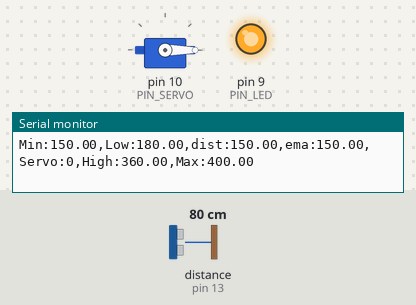
Recording of a sketch running on a simulated Arduino Uno, built with avr-gcc and run on an emulated ATmega328P. Shown: servo, output pins drawn as LEDs (lit = HIGH), the last lines printed to the serial monitor. Wiring (inferred from the names in the program): ultrasonic range finder: trigger pin 12; echo pin 13. Inputs (shaded band) come from the test bench; at power-on: distance to the obstacle (sensor on pin 13) 80 cm. The echo pulse lasts 58.3 µs per cm; pins used as bus, display or sensor lines are not drawn.

Above: at 1.2 s.
1.3 s: distance to the obstacle (sensor on pin 13) set to 43 cm
2.8 s: distance to the obstacle (sensor on pin 13) set to 39 cm
At 3.9 s:
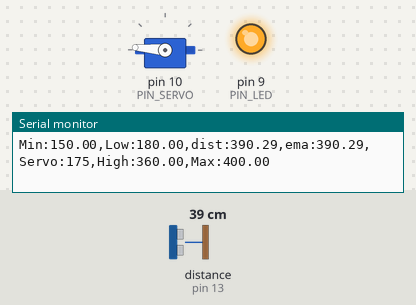
4.3 s: distance to the obstacle (sensor on pin 13) set to 18 cm
At 4.36 s:
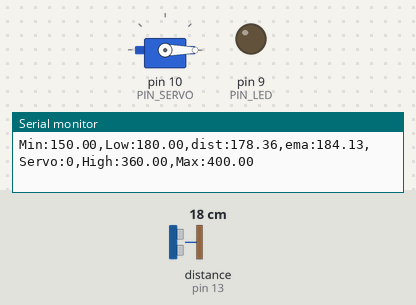
5.9 s: distance to the obstacle (sensor on pin 13) set to 35 cm
At 6.3 s:
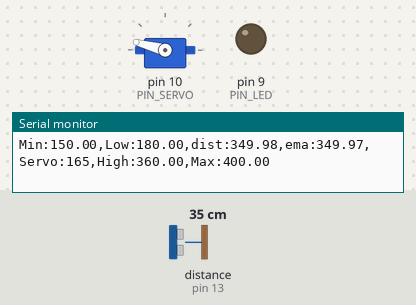
Timing chart, 0 to 8.5 s (numbered marks = the images above; inputs shaded):
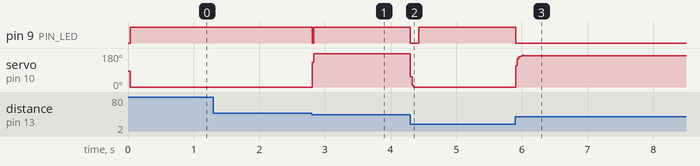

Measured:
- the behaviour switches between 40 and 39 cm on distance to the obstacle (sensor on pin 13) (found by bisection; images 0 and 1)
- after the input at 2.8 s, pin 9 (PIN_LED): HIGH → LOW at once, → HIGH 0.02 s later; servo on pin 10 (PIN_SERVO): 0° → 175° at once
- after the input at 4.3 s, pin 9 (PIN_LED): HIGH → LOW at once, → HIGH 0.12 s later; servo on pin 10 (PIN_SERVO): 175° → 0° at once
- after the input at 5.9 s, pin 9 (PIN_LED): HIGH → LOW at once; servo on pin 10 (PIN_SERVO): 0° → 165° at once

The sketch:

11_example_1.ino
```cpp
#include <Servo.h>

// Arduino pin assignment
#define PIN_LED   9   // LED active-low
#define PIN_TRIG  12  // sonar sensor TRIGGER
#define PIN_ECHO  13  // sonar sensor ECHO
#define PIN_SERVO 10  // servi motor

// configurable parameters for sonar
#define SND_VEL 346.0     // sound velocity at 24 celsius degree (unit: m/sec)
#define INTERVAL 25      // sampling interval (unit: msec)
#define PULSE_DURATION 10 // ultra-sound Pulse Duration (unit: usec)
#define _DIST_MIN 150.0   // minimum distance to be measured (unit: mm)
#define _DIST_MAX 400.0   // maximum distance to be measured (unit: mm)

#define TIMEOUT ((INTERVAL / 2) * 1000.0) // maximum echo waiting time (unit: usec)
#define SCALE (0.001 * 0.5 * SND_VEL) // coefficent to convert duration to distance

#define _EMA_ALPHA 0.7    // EMA weight of new sample (range: 0 to 1)
                          // Setting EMA to 1 effectively disables EMA filter.

// Target Distance
#define _TARGET_LOW  180.0
#define _TARGET_HIGH 360.0

// duty duration for myservo.writeMicroseconds()
// NEEDS TUNING (servo by servo)

#define _DUTY_MIN 450 // servo full clockwise position (0 degree)
#define _DUTY_NEU 1400 // servo neutral position (90 degree)
#define _DUTY_MAX 2350 // servo full counterclockwise position (180 degree)

// global variables
float  dist_ema, dist_prev = _DIST_MAX; // unit: mm
unsigned long last_sampling_time;       // unit: ms

Servo myservo;

void setup() {
  // initialize GPIO pins
  pinMode(PIN_LED, OUTPUT);
  pinMode(PIN_TRIG, OUTPUT);    // sonar TRIGGER
  pinMode(PIN_ECHO, INPUT);     // sonar ECHO
  digitalWrite(PIN_TRIG, LOW);  // turn-off Sonar

  myservo.attach(PIN_SERVO);
  myservo.writeMicroseconds(_DUTY_NEU);

  // initialize USS related variables
  dist_prev = _DIST_MIN; // raw distance output from USS (unit: mm)

  // initialize serial port
  Serial.begin(57600);
}

void loop() {
  float  dist_raw;

  // wait until next sampling time.
  if (millis() < (last_sampling_time + INTERVAL))
    return;

  dist_raw = USS_measure(PIN_TRIG, PIN_ECHO); // read distance

  if (dist_raw > _DIST_MAX || dist_raw < _DIST_MIN) {
    dist_raw = dist_prev;           // Cut higher than maximum
  }

  // Apply ema filter here
  dist_ema = _EMA_ALPHA * dist_raw + (1 - _EMA_ALPHA) * dist_prev;
  dist_prev = dist_ema;

  // adjust servo position according to the USS read value
  // add your code here!
  if (dist_ema <= _TARGET_LOW) {
    digitalWrite(PIN_LED, 1);
    myservo.writeMicroseconds(_DUTY_MIN);
  } else if (dist_ema >= _TARGET_HIGH) {
    digitalWrite(PIN_LED, 1);
    myservo.writeMicroseconds(_DUTY_MAX);
  } else {
    digitalWrite(PIN_LED, 0);
    myservo.writeMicroseconds(((_DUTY_MAX - _DUTY_MIN) * (dist_ema - _TARGET_LOW) / (_TARGET_HIGH - _TARGET_LOW)) + _DUTY_MIN);
  }


  // output the distance to the serial port
  Serial.print("Min:");    Serial.print(_DIST_MIN);
  Serial.print(",Low:");   Serial.print(_TARGET_LOW);
  Serial.print(",dist:");  Serial.print(dist_raw);
  Serial.print(",ema:");   Serial.print(dist_ema);
  Serial.print(",Servo:"); Serial.print(myservo.read());
  Serial.print(",High:");  Serial.print(_TARGET_HIGH);
  Serial.print(",Max:");   Serial.print(_DIST_MAX);
  Serial.println("");

  // update last sampling time
  last_sampling_time += INTERVAL;
}

// get a distance reading from USS. return value is in millimeter.
float USS_measure(int TRIG, int ECHO)
{
  digitalWrite(TRIG, HIGH);
  delayMicroseconds(PULSE_DURATION);
  digitalWrite(TRIG, LOW);

  return pulseIn(ECHO, HIGH, TIMEOUT) * SCALE; // unit: mm
}
```
